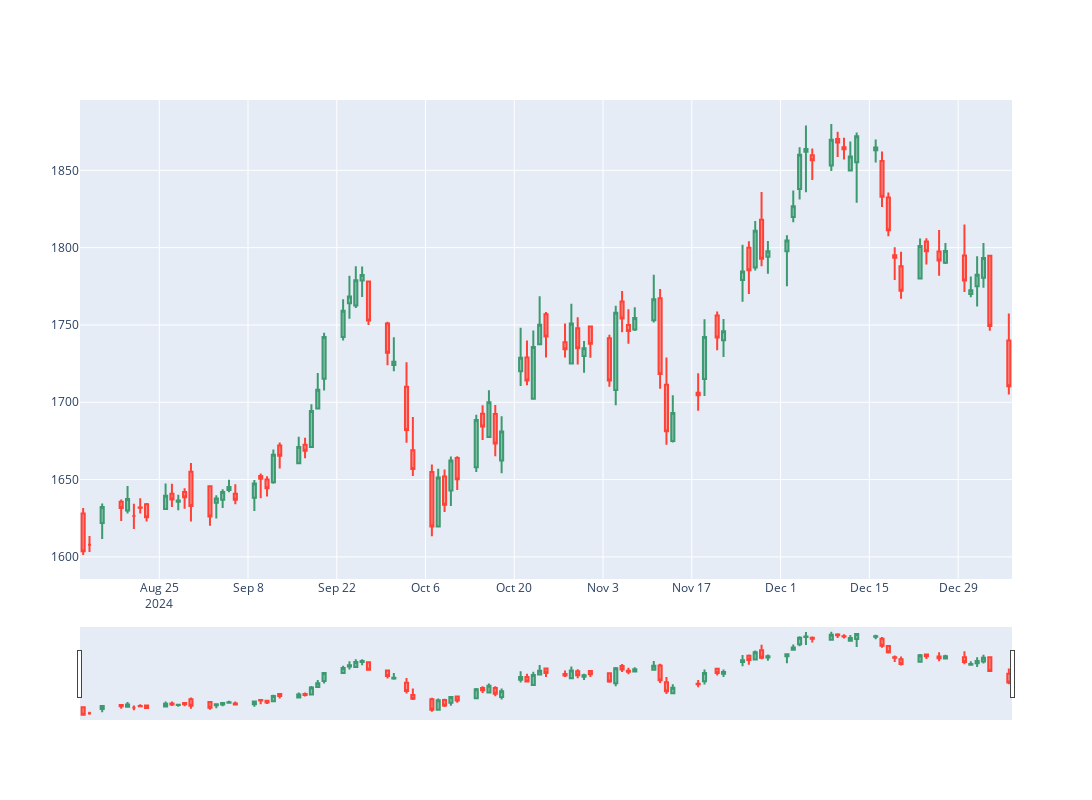

Notebook code cell kept with this figure:
### Code cell
client.plot_candlestick(df2)
